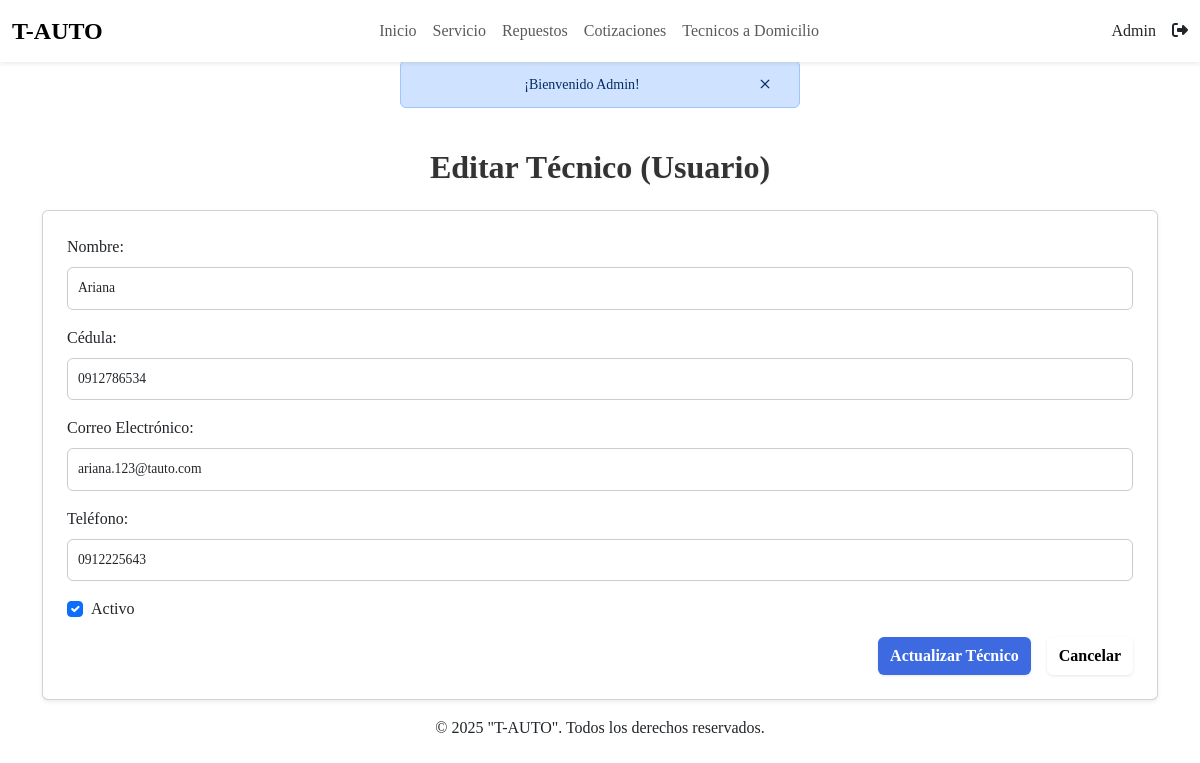
/index.php?c=Tecnico&f=vista_actualizar&id=2 (signed in), run on the app's committed database.
### tables this page shows
CREATE TABLE `usuarios` (
  `id_user` int(11) NOT NULL,
  `nombre` varchar(100) NOT NULL,
  `cedula` varchar(10) NOT NULL,
  `correo` varchar(100) NOT NULL,
  `telefono` varchar(10) DEFAULT NULL,
  `password` varchar(255) NOT NULL,
  `rol` int(11) NOT NULL,
  `estado` int(11) NOT NULL,
  `fecha_creacion` datetime DEFAULT current_timestamp(),
  `notificaciones` int(1) NOT NULL DEFAULT 0
);

### index.php (called while the page is built, shortened)
<?php
$funcion = (!empty($_REQUEST['f'])) ? htmlentities($_REQUEST['f']) : FUNCION_PRINCIPAL;
$cont = new $controlador();
$cont->$funcion();
?>

### config/Conexion.php (called while the page is built)
<?php
class Conexion {
    public static function getConexion() {
        $dsn = 'mysql:host=localhost;port=3306;dbname=' . DBNAME;
        $conexion = null;
        try {
            $conexion = new PDO($dsn, DBUSER, DBPASSWORD);
             $conexion->setAttribute(PDO::ATTR_ERRMODE, PDO::ERRMODE_EXCEPTION);
        } catch (Exception $e) {
            echo $e;
            die("error " . $e->getMessage());
        }
        return $conexion;
    }
}

### model/dao/TecnicoDAO.php (called while the page is built, shortened)
<?php
require_once 'config/Conexion.php';
require_once 'model/dto/Tecnico.php';
class TecnicoDAO {
    private $conexion;
    public function __construct() {
        $this->conexion = Conexion::getConexion();
    }
    public function obtenerTecnicoPorId($id_user) {
        $sql = "SELECT u.id_user, u.nombre, u.cedula, u.correo, u.telefono, u.password, u.rol, u.estado, u.fecha_creacion, u.notificaciones
                FROM usuarios u
                WHERE u.id_user = :id_user AND u.rol = 2";
        try {
            $stmt = $this->conexion->prepare($sql);
            $stmt->bindParam(':id_user', $id_user, PDO::PARAM_INT);
            $stmt->execute();
            $row = $stmt->fetch(PDO::FETCH_ASSOC);
            if ($row) {
                return new Tecnico(
                    $row['id_user'],
                    $row['nombre'],
                    $row['cedula'],
                    $row['correo'],
                    $row['telefono'],
                    $row['password'],
                    $row['rol'],
                    $row['estado'],
                    $row['fecha_creacion'],
                    $row['notificaciones']
                );
            }
            return null;
        } catch (PDOException $e) {
            error_log("Error al obtener técnico por ID: " . $e->getMessage());
            return null;
        }
    }
}
?>

### model/dto/Tecnico.php (called while the page is built, shortened)
<?php
class Tecnico {
    private $nombre;
    private $cedula;
    private $correo;
    private $telefono;
    private $estado;
    public function __construct(
        $id_user = null, $nombre = null, $cedula = null, $correo = null,
        $telefono = null, $password = null, $rol = null, $estado = null,
        $fecha_creacion = null, $notificaciones = null
    ) {
        $this->nombre = $nombre;
        $this->cedula = $cedula;
        $this->correo = $correo;
        $this->telefono = $telefono;
        $this->estado = $estado;
    }
    public function getNombre() { return $this->nombre; }
    public function getCedula() { return $this->cedula; }
    public function getCorreo() { return $this->correo; }
    public function getTelefono() { return $this->telefono; }
    public function getEstado() { return $this->estado; }
}
?>

### view/tecnico/tecnico_edit.php (the view, shortened to what this page needs)
<main id="contenedor">
    <div class="container mt-4">
        <h2 class="titulos_h2 text-center mb-4">Editar Técnico (Usuario)</h2>
        <?php if (!isset($tecnico) || $tecnico === null): ?>
            <div class="alert alert-danger text-center" role="alert">
                No se encontró el técnico para editar.
            </div>
            <div class="text-center">
                <a href="index.php?c=Tecnico&f=listar" class="btn btn-secondary">Volver a la lista</a>
            </div>
        <?php else: ?>
            <div class="card p-4 shadow-sm">
                <form action="index.php?c=Tecnico&f=actualizar" method="POST">
                    <div class="mb-3">
                        <label for="nombre" class="form-label">Nombre:</label>
                        <input type="text" class="form-control" id="nombre" name="nombre" value="<?php echo htmlspecialchars($tecnico->getNombre()); ?>" required>
                    </div>
                    <div class="mb-3">
                        <label for="cedula" class="form-label">Cédula:</label>
                        <input type="text" class="form-control" id="cedula" name="cedula" value="<?php echo htmlspecialchars($tecnico->getCedula()); ?>" required>
                    </div>
                    <div class="mb-3">
                        <label for="correo" class="form-label">Correo Electrónico:</label>
                        <input type="email" class="form-control" id="correo" name="correo" value="<?php echo htmlspecialchars($tecnico->getCorreo()); ?>" required>
                    </div>
                    <div class="mb-3">
                        <label for="telefono" class="form-label">Teléfono:</label>
                        <input type="text" class="form-control" id="telefono" name="telefono" value="<?php echo htmlspecialchars($tecnico->getTelefono()); ?>">
                    </div>
                    <div class="form-check mb-3">
                        <input class="form-check-input" type="checkbox" value="1" id="estado" name="estado" <?php echo ($tecnico->getEstado() == 1) ? 'checked' : ''; ?>>
                        <label class="form-check-label" for="estado">
                            Activo
                        </label>
                    </div>
                    <div class="d-grid gap-2 d-md-flex justify-content-md-end">
                        <button type="submit" class="btn btn-primary me-md-2">Actualizar Técnico</button>
                        <a href="index.php?c=Tecnico&f=listar" class="btn btn-secondary">Cancelar</a>
                    </div>
                </form>
            </div>
        <?php endif; ?>
    </div>
</main>

### assets/css/styles.css (style rules this page uses)
* { margin: 0; padding: 0; box-sizing: border-box; font-family: 'Times New Roman', Times, serif; }
.btn-primary { background-color: #3e6ae1; border: 1px solid #aaa; color: white; margin-right: 20px; }
.btn-secondary { background-color: white; border: 1px solid #aaa; color: #000000; }
.titulos_h2 { font-size: 2rem; margin-bottom: 1rem; color: #333; }
.titulos_h2 { font-size: 2rem; font-weight: 700; color: #333; text-shadow: 1px 1px 2px rgba(0,0,0,0.05); }
.btn { padding: 7px 12px; font-size: 0.7 rem; font-weight: 600; border-radius: 6px; cursor: pointer; text-decoration: none; display: inline-flex; align-items: center; gap: 6px; border: none; transition: background-color 0.3s ease, transform 0.2s ease, box-shadow 0.3s ease; white-space: nowrap; box-shadow: 0 1px 3px rgba(0, 0, 0, 0.1); }
.form-control { padding: 10px 10px; border-radius: 6px; border: 1px solid #ccc; background-color: rgba(255, 255, 255, 0.95); font-size: 0.85rem; }

### data on the page
usuarios: nombre "Ariana", cedula "0912786534", correo "ariana.123@tauto.com", telefono "0912225643", estado "☑"

### other printed values
$_SESSION['nombre'] "Admin"
$_SESSION['mensaje'] "¡Bienvenido Admin!"
